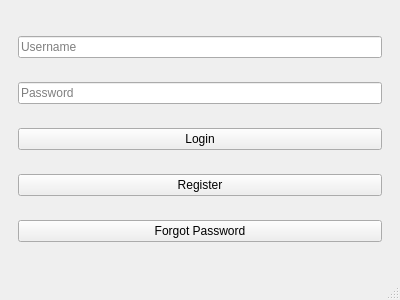
<?xml version="1.0" encoding="UTF-8"?>
<ui version="4.0">
 <class>MainWindow</class>
 <widget class="QMainWindow" name="MainWindow">
  <property name="geometry">
   <rect>
    <x>0</x>
    <y>0</y>
    <width>400</width>
    <height>300</height>
   </rect>
  </property>
  <property name="windowTitle">
   <string>MainWindow</string>
  </property>
  <widget class="QWidget" name="centralwidget">
   <layout class="QVBoxLayout" name="verticalLayout">
    <item>
     <widget class="QStackedWidget" name="stackedWidget">
      <widget class="QWidget" name="loginPage">
       <layout class="QVBoxLayout" name="verticalLayout_2">
        <item>
         <widget class="QLineEdit" name="usernameLineEdit">
          <property name="placeholderText">
           <string>Username</string>
          </property>
         </widget>
        </item>
        <item>
         <widget class="QLineEdit" name="passwordLineEdit">
          <property name="placeholderText">
           <string>Password</string>
          </property>
          <property name="echoMode">
           <enum>QLineEdit::Password</enum>
          </property>
         </widget>
        </item>
        <item>
         <widget class="QPushButton" name="loginButton">
          <property name="text">
           <string>Login</string>
          </property>
         </widget>
        </item>
        <item>
         <widget class="QPushButton" name="registerButton">
          <property name="text">
           <string>Register</string>
          </property>
         </widget>
        </item>
        <item>
         <widget class="QPushButton" name="forgotPasswordButton">
          <property name="text">
           <string>Forgot Password</string>
          </property>
         </widget>
        </item>
       </layout>
      </widget>
      <widget class="QWidget" name="registerPage">
       <layout class="QVBoxLayout" name="verticalLayout_3">
        <item>
         <widget class="QLineEdit" name="firstNameLineEdit">
          <property name="placeholderText">
           <string>First Name</string>
          </property>
         </widget>
        </item>
        <item>
         <widget class="QLineEdit" name="lastNameLineEdit">
          <property name="placeholderText">
           <string>Last Name</string>
          </property>
         </widget>
        </item>
        <item>
         <widget class="QLineEdit" name="registerUsernameLineEdit">
          <property name="placeholderText">
           <string>Username</string>
          </property>
         </widget>
        </item>
        <item>
         <widget class="QLineEdit" name="registerPasswordLineEdit">
          <property name="placeholderText">
           <string>Password</string>
          </property>
          <property name="echoMode">
           <enum>QLineEdit::Password</enum>
          </property>
         </widget>
        </item>
        <item>
         <widget class="QComboBox" name="positionComboBox">
          <item>
           <property name="text">
            <string>Admin</string>
           </property>
          </item>
          <item>
           <property name="text">
            <string>User</string>
           </property>
          </item>
          <item>
           <property name="text">
            <string>Developer</string>
           </property>
          </item>
         </widget>
        </item>
        <item>
         <widget class="QPushButton" name="registerUserButton">
          <property name="text">
           <string>Register</string>
          </property>
         </widget>
        </item>
        <item>
         <widget class="QPushButton" name="backToLoginButton">
          <property name="text">
           <string>Back to Login</string>
          </property>
         </widget>
        </item>
       </layout>
      </widget>
      <widget class="QWidget" name="welcomePage">
       <layout class="QVBoxLayout" name="verticalLayout_4">
        <item>
         <widget class="QLabel" name="welcomeLabel">
          <property name="text">
           <string>Welcome, User!</string>
          </property>
          <property name="alignment">
           <set>Qt::AlignCenter</set>
          </property>
         </widget>
        </item>
        <item>
         <widget class="QPushButton" name="incomeEntryButton">
          <property name="text">
           <string>Income Entry</string>
          </property>
         </widget>
        </item>
        <item>
         <widget class="QPushButton" name="expenseEntryButton">
          <property name="text">
           <string>Expense Entry</string>
          </property>
         </widget>
        </item>
        <item>
         <widget class="QPushButton" name="totalBalanceButton">
          <property name="text">
           <string>Total Balance</string>
          </property>
         </widget>
        </item>
       </layout>
      </widget>
     </widget>
    </item>
   </layout>
  </widget>
  <widget class="QMenuBar" name="menubar"/>
  <widget class="QStatusBar" name="statusbar"/>
 </widget>
 <resources/>
 <connections/>
</ui>
